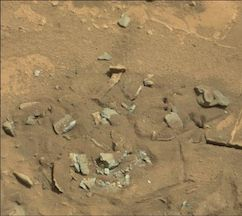
#> input picture pictureLibrary/rover.jpg, 242 x 216 px
$ python -i RegionProps.py   (imports and definitions only)
#> lines starting #> are read from the running program, lines starting #| are printed output that depends on the picture
# coding: utf-8
from math import sqrt, atan, pi as PI
import numpy as np
from scipy import ndimage

from skimage.morphology import convex_hull_image
from . import _moments


__all__ = ['regionprops']


STREL_8 = np.ones((3, 3), 'int8')
PROPS = (
    'Area',
    'BoundingBox',
    'CentralMoments',
    'Centroid',
    'ConvexArea',
#    'ConvexHull',
    'ConvexImage',
    'Eccentricity',
    'EquivDiameter',
    'EulerNumber',
    'Extent',
#    'Extrema',
    'FilledArea',
    'FilledImage',
    'HuMoments',
    'Image',
    'MajorAxisLength',
    'MaxIntensity',
    'MeanIntensity',
    'MinIntensity',
    'MinorAxisLength',
    'Moments',
    'NormalizedMoments',
    'Orientation',
#    'Perimeter',
#    'PixelIdxList',
#    'PixelList',
    'Solidity',
#    'SubarrayIdx'
    'WeightedCentralMoments',
    'WeightedCentroid',
    'WeightedHuMoments',
    'WeightedMoments',
    'WeightedNormalizedMoments'
)


def regionprops(label_image, properties=['Area', 'Centroid'],
                intensity_image=None):
    """Measure properties of labelled image regions.

    Parameters
    ----------
    label_image : N x M ndarray
        Labelled input image.
    properties : {'all', list}
        Shape measurements to be determined for each labelled image region.
        Default is `['Area', 'Centroid']`. The following properties can be
        determined:
        * Area : int
           Number of pixels of region.
        * BoundingBox : tuple
           Bounding box `(min_row, min_col, max_row, max_col)`
        * CentralMoments : 3 x 3 ndarray
            Central moments (translation invariant) up to 3rd order.
                mu_ji = sum{ array(x, y) * (x - x_c)^j * (y - y_c)^i }
            where the sum is over the `x`, `y` coordinates of the region,
            and `x_c` and `y_c` are the coordinates of the region's centroid.
        * Centroid : array
            Centroid coordinate tuple `(row, col)`.
        * ConvexArea : int
            Number of pixels of convex hull image.
        * ConvexImage : H x J ndarray
            Binary convex hull image which has the same size as bounding box.
        * Eccentricity : float
            Eccentricity of the ellipse that has the same second-moments as the
            region. The eccentricity is the ratio of the distance between its
            minor and major axis length. The value is between 0 and 1.
        * EquivDiameter : float
            The diameter of a circle with the same area as the region.
        * EulerNumber : int
            Euler number of region. Computed as number of objects (= 1)
            subtracted by number of holes (8-connectivity).
        * Extent : float
            Ratio of pixels in the region to pixels in the total bounding box.
            Computed as `Area / (rows*cols)`
        * FilledArea : int
            Number of pixels of filled region.
        * FilledImage : H x J ndarray
            Binary region image with filled holes which has the same size as
            bounding box.
        * HuMoments : tuple
            Hu moments (translation, scale and rotation invariant).
        * Image : H x J ndarray
            Sliced binary region image which has the same size as bounding box.
        * MajorAxisLength : float
            The length of the major axis of the ellipse that has the same
            normalized second central moments as the region.
        * MaxIntensity: float
            Value with the greatest intensity in the region.
        * MeanIntensity: float
            Value with the mean intensity in the region.
        * MinIntensity: float
            Value with the least intensity in the region.
        * MinorAxisLength : float
            The length of the minor axis of the ellipse that has the same
            normalized second central moments as the region.
        * Moments : 3 x 3 ndarray
            Spatial moments up to 3rd order.
                m_ji = sum{ array(x, y) * x^j * y^i }
            where the sum is over the `x`, `y` coordinates of the region.
        * NormalizedMoments : 3 x 3 ndarray
            Normalized moments (translation and scale invariant) up to 3rd
            order.
                nu_ji = mu_ji / m_00^[(i+j)/2 + 1]
            where `m_00` is the zeroth spatial moment.
        * Orientation : float
            Angle between the X-axis and the major axis of the ellipse that has
            the same second-moments as the region. Ranging from `-pi/2` to
            `-pi/2` in counter-clockwise direction.
        * Solidity : float
            Ratio of pixels in the region to pixels of the convex hull image.
        * WeightedCentralMoments : 3 x 3 ndarray
            Central moments (translation invariant) of intensity image up to 3rd
            order.
                wmu_ji = sum{ array(x, y) * (x - x_c)^j * (y - y_c)^i }
            where the sum is over the `x`, `y` coordinates of the region,
            and `x_c` and `y_c` are the coordinates of the region's centroid.
        * WeightedCentroid : array
            Centroid coordinate tuple `(row, col)` weighted with intensity
            image.
        * WeightedHuMoments : tuple
            Hu moments (translation, scale and rotation invariant) of intensity
            image.
        * WeightedMoments : 3 x 3 ndarray
            Spatial moments of intensity image up to 3rd order.
                wm_ji = sum{ array(x, y) * x^j * y^i }
            where the sum is over the `x`, `y` coordinates of the region.
        * WeightedNormalizedMoments : 3 x 3 ndarray
            Normalized moments (translation and scale invariant) of intensity
            image up to 3rd order.
                wnu_ji = wmu_ji / wm_00^[(i+j)/2 + 1]
            where `wm_00` is the zeroth spatial moment (intensity-weighted
            area).
    intensity_image : N x M ndarray, optional
        Intensity image with same size as labelled image. Default is None.

    Returns
    -------
    properties : list of dicts
        List containing a property dict for each region. The property dicts
        contain all the specified properties plus a 'Label' field.

    References
    ----------
    Wilhelm Burger, Mark Burge. Principles of Digital Image Processing: Core
        Algorithms. Springer-Verlag, London, 2009.
    B. JĂ¤hne. Digital Image Processing. Springer-Verlag,
        Berlin-Heidelberg, 6. edition, 2005.
    T. H. Reiss. Recognizing Planar Objects Using Invariant Image Features,
        from Lecture notes in computer science, p. 676. Springer, Berlin, 1993.
    http://en.wikipedia.org/wiki/Image_moment

    Examples
    --------
    >>> from skimage.data import coins
    >>> from skimage.morphology import label
    >>> img = coins() > 110
    >>> label_img = label(img)
    >>> props = regionprops(label_img)
    >>> props[0]['Centroid'] # centroid of first labelled object
    """
    if not np.issubdtype(label_image.dtype, 'int'):
        raise TypeError('labelled image must be of integer dtype')

    # determine all properties if nothing specified
    if properties == 'all':
        properties = PROPS

    props = []

    objects = ndimage.find_objects(label_image)
    for i, sl in enumerate(objects):
        label = i + 1

        # create property dict for current label
        obj_props = {}
        props.append(obj_props)

        obj_props['Label'] = label

        array = (label_image[sl] == label).astype('double')

        # upper left corner of object bbox
        r0 = sl[0].start
        c0 = sl[1].start

        m = _moments.central_moments(array, 0, 0, 3)
        # centroid
        cr = m[0,1] / m[0,0]
        cc = m[1,0] / m[0,0]
        mu = _moments.central_moments(array, cr, cc, 3)

        #: elements of the inertia tensor [a b; b c]
        a = mu[2,0] / mu[0,0]
        b = mu[1,1] / mu[0,0]
        c = mu[0,2] / mu[0,0]
        #: eigen values of inertia tensor
        l1 = (a + c) / 2 + sqrt(4 * b ** 2 + (a - c) ** 2) / 2
        l2 = (a + c) / 2 - sqrt(4 * b ** 2 + (a - c) ** 2) / 2

        # cached results which are used by several properties
        _filled_image = None
        _convex_image = None
        _nu = None

        if 'Area' in properties:
            obj_props['Area'] = m[0,0]

        if 'BoundingBox' in properties:
            obj_props['BoundingBox'] = (r0, c0, sl[0].stop, sl[1].stop)

        if 'Centroid' in properties:
            obj_props['Centroid'] = cr + r0, cc + c0

        if 'CentralMoments' in properties:
            obj_props['CentralMoments'] = mu

        if 'ConvexArea' in properties:
            if _convex_image is None:
                _convex_image = convex_hull_image(array)
            obj_props['ConvexArea'] = np.sum(_convex_image)

        if 'ConvexImage' in properties:
            if _convex_image is None:
                _convex_image = convex_hull_image(array)
            obj_props['ConvexImage'] = _convex_image

        if 'Eccentricity' in properties:
            if l1 == 0:
                obj_props['Eccentricity'] = 0
            else:
                obj_props['Eccentricity'] = sqrt(1 - l2 / l1)

        if 'EquivDiameter' in properties:
            obj_props['EquivDiameter'] = sqrt(4 * m[0,0] / PI)

        if 'EulerNumber' in properties:
            if _filled_image is None:
                _filled_image = ndimage.binary_fill_holes(array, STREL_8)
            euler_array = _filled_image != array
            _, num = ndimage.label(euler_array, STREL_8)
            obj_props['EulerNumber'] =  - num

        if 'Extent' in properties:
            obj_props['Extent'] = m[0,0] / (array.shape[0] * array.shape[1])

        if 'HuMoments' in properties:
            if _nu is None:
                _nu = _moments.normalized_moments(mu, 3)
            obj_props['HuMoments'] = _moments.hu_moments(_nu)

        if 'Image' in properties:
            obj_props['Image'] = array

        if 'FilledArea' in properties:
            if _filled_image is None:
                _filled_image = ndimage.binary_fill_holes(array, STREL_8)
            obj_props['FilledArea'] = np.sum(_filled_image)

        if 'FilledImage' in properties:
            if _filled_image is None:
                _filled_image = ndimage.binary_fill_holes(array, STREL_8)
            obj_props['FilledImage'] = _filled_image

        if 'MajorAxisLength' in properties:
            obj_props['MajorAxisLength'] = 4 * sqrt(l1)

        if 'MinorAxisLength' in properties:
            obj_props['MinorAxisLength'] = 4 * sqrt(l2)

        if 'Moments' in properties:
            obj_props['Moments'] = m

        if 'NormalizedMoments' in properties:
            if _nu is None:
                _nu = _moments.normalized_moments(mu, 3)
            obj_props['NormalizedMoments'] = _nu

        if 'Orientation' in properties:
            if a - c == 0:
                obj_props['Orientation'] = PI / 2
            else:
                obj_props['Orientation'] = - 0.5 * atan(2 * b / (a - c))

        if 'Solidity' in properties:
            if _convex_image is None:
                _convex_image = convex_hull_image(array)
            obj_props['Solidity'] = m[0,0] / np.sum(_convex_image)


        if intensity_image is not None:
            weighted_array = array * intensity_image[sl]

            wm = _moments.central_moments(weighted_array, 0, 0, 3)
            # weighted centroid
            wcr = wm[0,1] / wm[0,0]
            wcc = wm[1,0] / wm[0,0]
            wmu = _moments.central_moments(weighted_array, wcr, wcc, 3)

            # cached results which are used by several properties
            _wnu = None
            _vals = None

            if 'MaxIntensity' in properties:
                if _vals is None:
                    _vals = weighted_array[array.astype('bool')]
                obj_props['MaxIntensity'] = np.max(_vals)

            if 'MeanIntensity' in properties:
                if _vals is None:
                    _vals = weighted_array[array.astype('bool')]
                obj_props['MeanIntensity'] = np.mean(_vals)

            if 'MinIntensity' in properties:
                if _vals is None:
                    _vals = weighted_array[array.astype('bool')]
                obj_props['MinIntensity'] = np.min(_vals)

            if 'WeightedCentralMoments' in properties:
                obj_props['WeightedCentralMoments'] = wmu

            if 'WeightedCentroid' in properties:
                obj_props['WeightedCentroid'] = wcr + r0, wcc + c0

            if 'WeightedHuMoments' in properties:
                if _wnu is None:
                    _wnu = _moments.normalized_moments(wmu, 3)
                obj_props['WeightedHuMoments'] = _moments.hu_moments(_wnu)

            if 'WeightedMoments' in properties:
                obj_props['WeightedMoments'] = wm

            if 'WeightedNormalizedMoments' in properties:
                if _wnu is None:
                    _wnu = _moments.normalized_moments(wmu, 3)
                obj_props['WeightedNormalizedMoments'] = _wnu

    return props

>>> import cv2
>>> picture = cv2.imread('../../pictureLibrary/rover.jpg', cv2.IMREAD_GRAYSCALE)
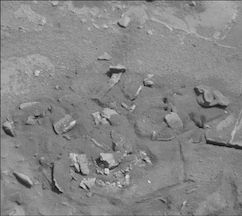
#> picture: shape (216, 242); min 3, max 225, mean 134
#> (the run stopped early here; a loop or call above may not have finished)
